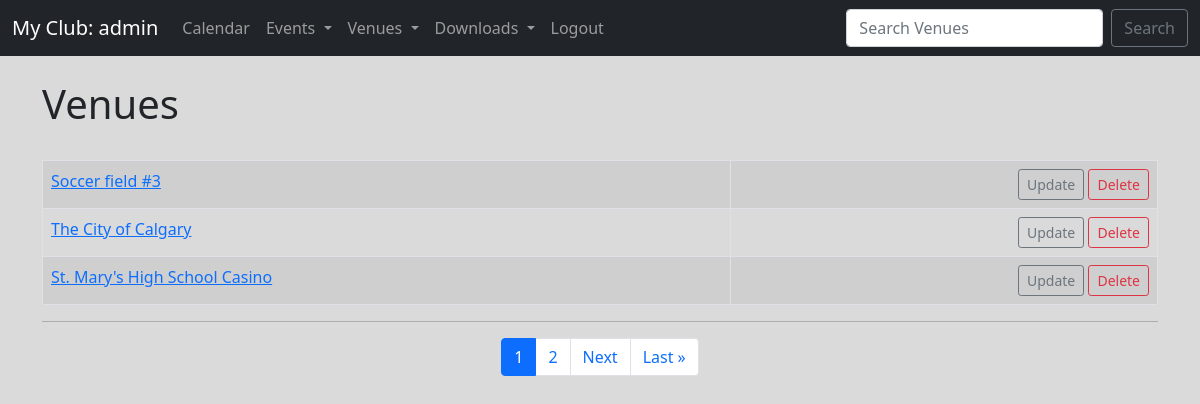
Screenshot of /venues/ (signed in) with the database file from the repository.
### events/models.py (models this page shows)
class Venue(models.Model):
    name            = models.CharField('Venue Name', max_length=120)
    address         = models.CharField(max_length=300)
    zip_code        = models.CharField('Zip Code', max_length=12)
    phone           = models.CharField('Contact Phone', max_length=25, blank=True)
    web             = models.URLField('Website Address', blank=True)
    email_address   = models.EmailField('Email', blank=True)
    owner           = models.IntegerField('Venue Owner', blank=False, default=1)     # associates with user_id
    def __str__(self):
        return self.name

### events/views.py (the view)
# urls.py: path('venues/', views.list_venues, name='list-venues'),
def list_venues(request):
    p = Paginator(Venue.objects.all(), 3)
    page = request.GET.get('page')
    venues = p.get_page(page)
    page_range = range(1, venues.paginator.num_pages + 1)
    return render(request, 'events/venues.html', {'venues': venues,'page_range': page_range})

### events/templates/events/venues.html (shortened to what this page needs)
{% extends 'base.html' %}
{% block content %}
    <h1>Venues</h1>
    <br>
    <table class="table table-striped table-hover table-bordered">
        {% for venue in venues %}
        <tr>
            <td>
                <a href="{% url 'events:show-venue' venue.id %}">{{ venue }}</a>
            </td>
            {% if user.is_authenticated %}
                <td align="right">
                    <a href="{% url 'events:update-venue' venue.id %}" class="btn btn-outline-secondary btn-sm">Update</a>
                    <a href="{% url 'events:delete-venue' venue.id %}" class="btn btn-outline-danger btn-sm">Delete</a>
                </td>
            {% endif %}
        </tr>
        {% endfor %}
    </table>
    <hr>
    <nav aria-label="Page navigation example">
        <ul class="pagination justify-content-center">
            {% for i in page_range %}
                <li class="page-item {% if i == venues.number %}active{% endif %}">
                    <a class="page-link" href="?page={{ i }}">{{ i }}</a>
                </li>
            {% endfor %}
            {% if venues.has_next %}
                <li class="page-item"><a class="page-link" href="?page={{ venues.next_page_number }}">Next</a></li>
                <li class="page-item"><a class="page-link" href="?page={{ venues.paginator.num_pages }}">Last &raquo;</a></li>
            {% endif %}
        </ul>
    </nav>
{% endblock %}

### events/templates/partials/navbar.html (shortened to what this page needs)
<nav class="navbar navbar-expand-lg navbar-dark bg-dark">
    <div class="container-fluid">
        <a href="{% url 'events:home' '2024' 'May' %}" class="navbar-brand">My Club: {{ user }}</a>
        <div class="collapse navbar-collapse" id="navbarSupportContent">
            <ul class="navbar-nav me-auto mb-2 mb-lg-0">
                <li class="nav-time">
                    <a href="{% url 'events:home' '2024' 'May' %}" class="nav-link">Calendar</a>
                </li>
                <li class="nav-item dropdown">
                    <a class="nav-link dropdown-toggle" href="#" id="navbarDropdown" role="button" data-bs-toggle="dropdown" aria-expanded="false">
                      Events
                    </a>
                </li>
                <li class="nav-item dropdown">
                    <a class="nav-link dropdown-toggle" href="#" id="navbarDropdown" role="button" data-bs-toggle="dropdown" aria-expanded="false">
                      Venues
                    </a>
                </li>
                <li class="nav-item dropdown">
                    <a class="nav-link dropdown-toggle" href="#" id="navbarDropdown" role="button" data-bs-toggle="dropdown" aria-expanded="false">
                      Downloads
                    </a>
                  </li>
                {% if user.is_authenticated %}
                    <li>
                        <a href="{% url 'logout' %}" class="nav-link">Logout</a>
                    </li>
                {% endif %}
            </ul>
            <form method="POST" action="{% url 'events:search-venues' %}" class="d-flex">
                <input type="text" class="form-control me-2" type="search" placeholder="Search Venues" name="searched" aria-label="Search">
                <button type="Submit" class="btn btn-outline-secondary" >Search</button>
            </form>
        </div>
    </div>
</nav>

### events/templates/base.html (style rules this page uses)
body { background: #dadada; }

### rows the page displays
Venue: name "Soccer field #3"
Venue: name "The City of Calgary"
Venue: name "St. Mary's High School Casino"

### other values shown
{{ user }} "admin"
{{ i }} "1" "2"
